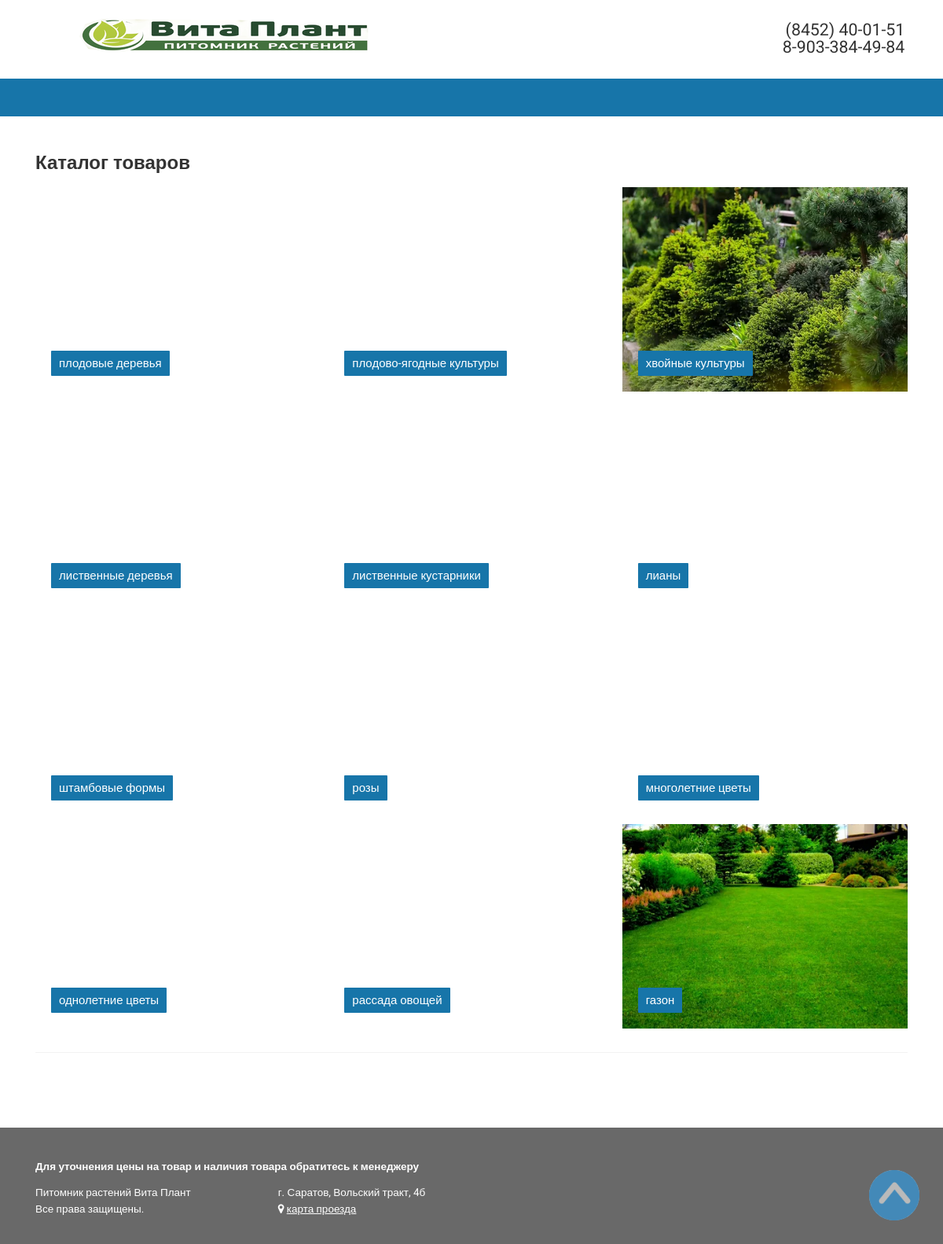
The page / on the database its author committed.
### store/models.py (models this page shows, shortened)
class Category(models.Model):
	name = models.CharField('Название', max_length=50)
	url = models.SlugField('URL', max_length=200, unique=True, default='')
	image = models.ImageField('Фото', null=True, blank=True)
	description = models.TextField('Описание', default='')
	objects = models.Manager()
	class Meta:
		verbose_name = 'Категория'
		verbose_name_plural = 'Категории'
	@property
	def imageURL(self):
		try:
			url = self.image.url
		except:
			url = ''
		return url

### store/views.py (the view)
# urls.py: path('', include('store.urls'))
def store(request):
	menu = Category.objects.all()
	context = {
		'menu': menu
		}
	return render(request, 'store/store.html', context)

### store/templates/store/store.html
{% extends 'store/main.html' %}
{% load static %}
{% block content %}
<div id="content">
    <div class="inner clearfix">
        <div id="workarea" class="full clearfix">
            <h3>Каталог товаров</h3>
            <div id="catalog-section-list" class="panel">
                <div class="elements clearfix">
                    {% for section in menu %}
                    <div class="element clearfix">
                        <a href="{{section.url}}">
                            <div class="picture" style="background-image: url('{{section.imageURL}}');"></div>
                            <div class="title"> <span>{{section.name}}</span> </div>
                        </a>
                    </div>
                    {% endfor %}
                </div>
                <hr>
                <br>
            </div>
        </div>
    </div>
</div>
{% endblock %}

### store/templates/store/main.html (shortened to what this page needs)
<!DOCTYPE html>
{% load static %}
<html>
<head>
    <link href="../../static/files/js/css/core.css@15928565173963.css" type="text/css" rel="stylesheet" />
    <link href="https://maxcdn.bootstrapcdn.com/font-awesome/4.7.0/css/font-awesome.min.css" type="text/css" rel="stylesheet" />
    <link href="../../static/files/cache/css/page_71d21974979b5dd6b2dd7bd9d81aeb58/page_71d21974979b5dd6b2dd7bd9d81aeb58_v1.css@16078520976554.css" type="text/css" rel="stylesheet" />
    <link href="../../static/files/cache/css/template_cdd8cc0ba4ddc9cb456de8e4602cc1ac/template_cdd8cc0ba4ddc9cb456de8e4602cc1ac_v1.css@160785209763621.css" type="text/css" data-template-style="true" rel="stylesheet" />
</head>
<body>
    <div>
        <div id="wrapper">
        	{% include 'store/header.html' %}
            {% block content %}
            {% endblock %}
            {% include 'store/footer.html' %}
        </div>
    </div>
</body>
</html>

### store/templates/store/header.html (shortened to what this page needs)
{% load static %}
<div id="header">
    <div class="bonnet">
        <div class="inner clearfix">
            <div class="left">
                <div class="vertical-element" style="margin-top: -8%; position: inherit;">
                    <a href="{% url 'store:store' %}"><img style="background: currentColor;" src="{% static 'include/logo.png' %}" width="500" height="200"></a>
                </div>
            </div>
            <div class="right">
                <div class="vertical-element">
                    <p style="text-align: right;"> <span style="font-size: 16pt;">(8452) 40-01-51 <br>8-903-384-49-84</span>
                </div>
            </div>
        </div>
    </div>
    <div class="navigation">
        <div class="inner clearfix">
        </div>
    </div>
</div>

### store/templates/store/footer.html (shortened to what this page needs)
{% load static %}
<div id="footer">
    <div class="inner clearfix">
        <p><b>Для уточнения цены на товар и наличия товара обратитесь к менеджеру</b></p>
        <div class="left"> Питомник растений Вита Плант
            <br>Все права защищены. </div>
        <div class="center"> г. Саратов, Вольский тракт, 4б
            <br> <i class="fa fa-map-marker"></i> <a href="{% url 'store:contacts' %}">карта проезда</a> </div>
        <a href="#top" onclick="ScrollUp();return!1;" style="display:block;position:fixed;
            bottom:30px;right:30px;
            opacity:0.7;
            background:#ddd;
            -webkit-border-radius:15px;
            -moz-border-radius:15px;
            border-radius:100px;"><img src="{% static 'include/up.png' %}" style="width: 64px; height: 64px;"></a>
    </div>
</div>

### static/files/cache/css/page_71d21974979b5dd6b2dd7bd9d81aeb58/page_71d21974979b5dd6b2dd7bd9d81aeb58_v1.css@16078520976554.css (style rules this page uses)
#catalog-section-list.panel { position: relative; width: 100%; }
#catalog-section-list.panel .elements { line-height: 1.2; display: -webkit-box; display: -ms-flexbox; display: flex; margin-right: -5px; margin-left: -5px; -ms-flex-wrap: wrap; flex-wrap: wrap; -webkit-box-pack: justify; -ms-flex-pack: justify; justify-content: space-between; }
#catalog-section-list.panel .elements .element { position: relative; overflow: hidden; width: 33.3%; height: 270px; border: 5px solid transparent; -webkit-box-flex: 1; -ms-flex-positive: 1; flex-grow: 1; }
#catalog-section-list.panel .elements .element .picture { width: 100%; height: 100%; -webkit-transition: transform .15s ease-in-out; -webkit-transition: -webkit-transform .15s ease-in-out; transition: -webkit-transform .15s ease-in-out; transition: transform .15s ease-in-out; transition: transform .15s ease-in-out, -webkit-transform .15s ease-in-out; background-repeat: no-repeat; background-position: center center; background-size: cover; }
#catalog-section-list.panel .elements .element .title { position: absolute; right: 20px; bottom: 20px; left: 20px; display: inline-block; -webkit-transition: transform .15s ease-in-out; -webkit-transition: -webkit-transform .15s ease-in-out; transition: -webkit-transform .15s ease-in-out; transition: transform .15s ease-in-out; transition: transform .15s ease-in-out, -webkit-transform .15s ease-in-out; }
#catalog-section-list.panel .elements .element .title span { display: inline-block; padding: 7px 10px; border-radius: 1px; }

### static/files/cache/css/template_cdd8cc0ba4ddc9cb456de8e4602cc1ac/template_cdd8cc0ba4ddc9cb456de8e4602cc1ac_v1.css@160785209763621.css (style rules this page uses)
*, *:before, *:after { box-sizing: border-box; }
html, body { height: 100%; }
body { margin: 0; padding: 0; font: 15px/20px 'Roboto', sans-serif; }
a { text-decoration: underline; }
.clearfix:after { font-size: 0; display: block; visibility: hidden; clear: both; height: 0; content: ' '; }
.clearfix { display: inline-block; }
.clearfix { display: block; }
.vertical-element { display: -moz-inline-box; display: inline-block; zoom: 1; vertical-align: middle; //display: inline; }
img { vertical-align: middle; border: none; }
#wrapper { position: relative; width: 100%; min-width: 1140px; height: 100%; display: -webkit-box; display: -webkit-flex; display: -ms-flexbox; display: flex; -webkit-box-orient: vertical; -webkit-box-direction: normal; -webkit-flex-direction: column; -ms-flex-direction: column; flex-direction: column; }
#wrapper .inner { position: relative; width: 1140px; padding: 0 15px; margin: 0 auto; }
#header { position: relative; width: 100%; -webkit-box-flex: 0; -webkit-flex: none; -ms-flex: none; flex: none; }
#header .bonnet { position: relative; width: 100%; }
#header .bonnet .left { float: left; height: 100px; }
#header .bonnet .left img { display: block; vertical-align: middle; }
#header .bonnet .right { float: right; height: 100px; }
#header .navigation { position: relative; width: 100%; height: 48px; }
#header .navigation .inner { height: 48px; }
#content { position: relative; width: 100%; -webkit-box-flex: 1; -webkit-flex: 1 0 auto; -ms-flex: 1 0 auto; flex: 1 0 auto; padding: 0; }
#content .inner { display: -webkit-box; display: -ms-flexbox; display: flex; -ms-flex-wrap: wrap; flex-wrap: wrap; -ms-flex-line-pack: stretch; align-content: stretch; }
#content:before { display: block; height: 25px; content: ' '; }
#content:after { display: block; height: 50px; content: ' '; }
#content #workarea.full { width: 100%; }
#content #workarea hr { display: block; height: 1px; margin: 25px 0; padding: 0; border: none; border-bottom: 1px solid rgba(0,0,0,.05); }
#content #workarea h1, #content #workarea h2, #content #workarea h3, #content #workarea h4, #content #workarea h5, #content #workarea h6 { font-weight: 600; margin-bottom: 16px; }
#content #workarea h3 { font-size: 160%; }
#footer { position: relative; width: 100%; -webkit-box-flex: 0; -webkit-flex: none; -ms-flex: none; flex: none; }
#footer .inner { font-size: 90%; line-height: 1.5; padding-top: 25px; padding-bottom: 35px; }
#footer .left { float: left; }
#footer .center { float: left; margin-left: 10%; }
#wrapper { min-width: 0px; }
#wrapper .inner { width: 100%; min-width: 320px; max-width: 1140px; }
body { color: #333; background-color: #fff; }
a { color: #1775a9; }
#header .navigation { background-color: #1775a9; }
#footer { color: #fff; background-color: #696969; }
#footer > .inner a { color: #fff; }
#catalog-section-list.panel .elements .element .title span { color: #fff; background-color: #1775a9; }

### rows shown on the page
Category: name "плодовые деревья"
Category: name "плодово-ягодные культуры"
Category: imageURL (picture), name "хвойные культуры"
Category: name "лиственные деревья"
Category: name "лиственные кустарники"
Category: name "лианы"
Category: name "штамбовые формы"
Category: name "розы"
Category: name "многолетние цветы"
Category: name "однолетние цветы"
Category: name "рассада овощей"
Category: imageURL (picture), name "газон"
